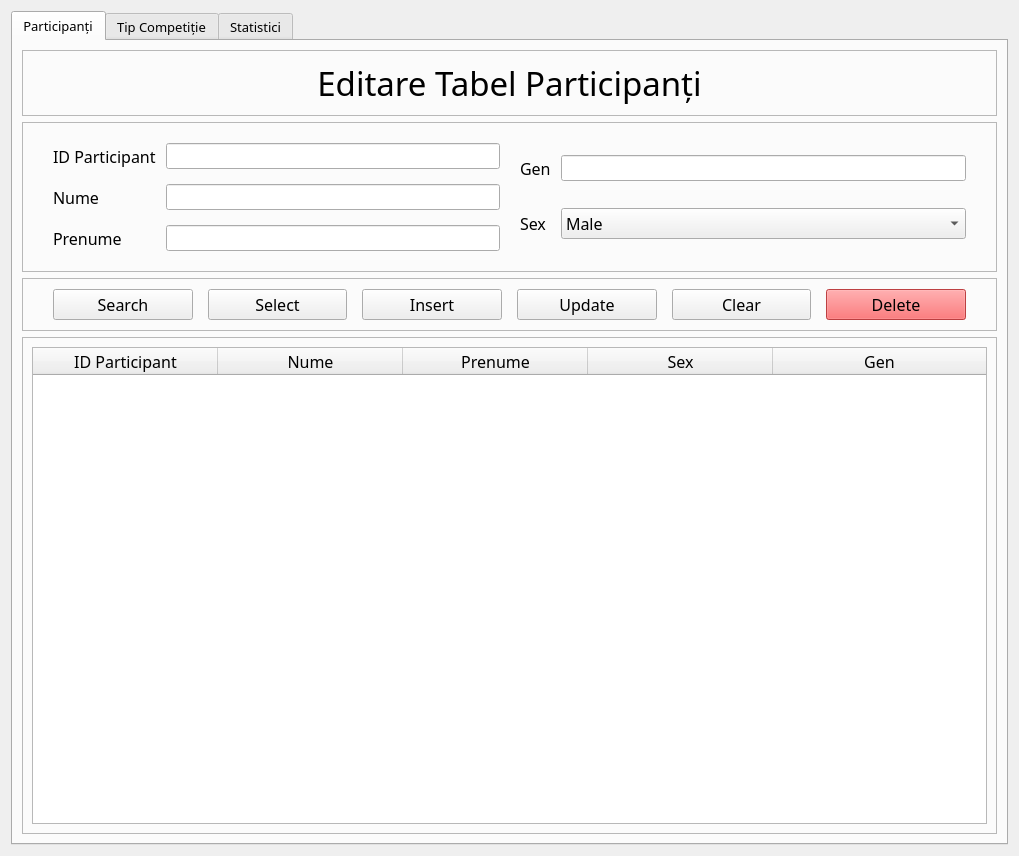
<?xml version="1.0" encoding="UTF-8"?>
<ui version="4.0">
 <class>Form</class>
 <widget class="QWidget" name="Form">
  <property name="geometry">
   <rect>
    <x>0</x>
    <y>0</y>
    <width>1019</width>
    <height>856</height>
   </rect>
  </property>
  <property name="windowTitle">
   <string>Form</string>
  </property>
  <layout class="QHBoxLayout" name="horizontalLayout_7">
   <item>
    <widget class="QTabWidget" name="tabWidget">
     <property name="font">
      <font>
       <family>Poppins</family>
       <pointsize>10</pointsize>
      </font>
     </property>
     <property name="styleSheet">
      <string notr="true"/>
     </property>
     <property name="tabPosition">
      <enum>QTabWidget::North</enum>
     </property>
     <property name="tabShape">
      <enum>QTabWidget::Rounded</enum>
     </property>
     <property name="currentIndex">
      <number>0</number>
     </property>
     <widget class="QWidget" name="tabParticipanti">
      <property name="styleSheet">
       <string notr="true">#frameInfo {
	
	background-color: #fff;
	border: none;
	border-radius: 5px;
}

#frameInfo QLabel,
#frameInfo QLineEdit,
#frameInfo QComboBox,
#frameButtons QPushButton,
QHeaderVier::section
{
	font-family: Poppins;
	font-size: 15px;

}</string>
      </property>
      <attribute name="title">
       <string>Participanți</string>
      </attribute>
      <layout class="QVBoxLayout" name="verticalLayout_2">
       <item>
        <widget class="QFrame" name="frameTitluPart">
         <property name="frameShape">
          <enum>QFrame::StyledPanel</enum>
         </property>
         <property name="frameShadow">
          <enum>QFrame::Raised</enum>
         </property>
         <layout class="QHBoxLayout" name="horizontalLayout">
          <item>
           <widget class="QLabel" name="labelParticipanti">
            <property name="font">
             <font>
              <family>Poppins</family>
              <pointsize>25</pointsize>
             </font>
            </property>
            <property name="text">
             <string>Editare Tabel Participanți</string>
            </property>
            <property name="alignment">
             <set>Qt::AlignCenter</set>
            </property>
           </widget>
          </item>
         </layout>
        </widget>
       </item>
       <item>
        <widget class="QFrame" name="frameInfoPart">
         <property name="frameShape">
          <enum>QFrame::StyledPanel</enum>
         </property>
         <property name="frameShadow">
          <enum>QFrame::Raised</enum>
         </property>
         <layout class="QGridLayout" name="gridLayout_4">
          <property name="leftMargin">
           <number>30</number>
          </property>
          <property name="topMargin">
           <number>20</number>
          </property>
          <property name="rightMargin">
           <number>30</number>
          </property>
          <property name="bottomMargin">
           <number>20</number>
          </property>
          <property name="horizontalSpacing">
           <number>20</number>
          </property>
          <property name="verticalSpacing">
           <number>10</number>
          </property>
          <item row="0" column="0">
           <layout class="QGridLayout" name="gridLayoutInfoPart">
            <property name="horizontalSpacing">
             <number>10</number>
            </property>
            <property name="verticalSpacing">
             <number>15</number>
            </property>
            <item row="1" column="1">
             <widget class="QLineEdit" name="lineEditIdPart">
              <property name="font">
               <font>
                <family>Poppins</family>
                <pointsize>10</pointsize>
               </font>
              </property>
             </widget>
            </item>
            <item row="2" column="0">
             <widget class="QLabel" name="labelNumePart">
              <property name="font">
               <font>
                <family>Poppins</family>
                <pointsize>12</pointsize>
               </font>
              </property>
              <property name="text">
               <string>Nume</string>
              </property>
             </widget>
            </item>
            <item row="2" column="1">
             <widget class="QLineEdit" name="lineEditNumePart">
              <property name="font">
               <font>
                <family>Poppins</family>
                <pointsize>10</pointsize>
               </font>
              </property>
             </widget>
            </item>
            <item row="3" column="1">
             <widget class="QLineEdit" name="lineEditPrenumePart">
              <property name="font">
               <font>
                <family>Poppins</family>
                <pointsize>10</pointsize>
               </font>
              </property>
             </widget>
            </item>
            <item row="3" column="0">
             <widget class="QLabel" name="labelPrenumePart">
              <property name="font">
               <font>
                <family>Poppins</family>
                <pointsize>12</pointsize>
               </font>
              </property>
              <property name="text">
               <string>Prenume</string>
              </property>
             </widget>
            </item>
            <item row="1" column="0">
             <widget class="QLabel" name="labelIdPart">
              <property name="font">
               <font>
                <family>Poppins</family>
                <pointsize>12</pointsize>
               </font>
              </property>
              <property name="text">
               <string>ID Participant</string>
              </property>
             </widget>
            </item>
           </layout>
          </item>
          <item row="0" column="1">
           <layout class="QGridLayout" name="gridLayoutInfoPart_2">
            <property name="horizontalSpacing">
             <number>10</number>
            </property>
            <property name="verticalSpacing">
             <number>15</number>
            </property>
            <item row="0" column="0">
             <widget class="QLabel" name="labelGenderPart">
              <property name="font">
               <font>
                <family>Poppins</family>
                <pointsize>12</pointsize>
               </font>
              </property>
              <property name="text">
               <string>Gen</string>
              </property>
             </widget>
            </item>
            <item row="0" column="1">
             <widget class="QLineEdit" name="lineEditGenPart">
              <property name="font">
               <font>
                <family>Poppins</family>
                <pointsize>10</pointsize>
               </font>
              </property>
             </widget>
            </item>
            <item row="1" column="0">
             <widget class="QLabel" name="labelSexPart">
              <property name="font">
               <font>
                <family>Poppins</family>
                <pointsize>12</pointsize>
               </font>
              </property>
              <property name="text">
               <string>Sex</string>
              </property>
             </widget>
            </item>
            <item row="1" column="1">
             <widget class="QComboBox" name="sexComboBoxPart">
              <property name="font">
               <font>
                <family>Poppins</family>
                <pointsize>12</pointsize>
               </font>
              </property>
              <property name="currentText">
               <string>Male</string>
              </property>
              <item>
               <property name="text">
                <string>Male</string>
               </property>
              </item>
              <item>
               <property name="text">
                <string>Female</string>
               </property>
              </item>
              <item>
               <property name="text">
                <string>NonBinary</string>
               </property>
              </item>
             </widget>
            </item>
           </layout>
          </item>
         </layout>
        </widget>
       </item>
       <item>
        <widget class="QFrame" name="frameButtonsPart">
         <property name="frameShape">
          <enum>QFrame::StyledPanel</enum>
         </property>
         <property name="frameShadow">
          <enum>QFrame::Raised</enum>
         </property>
         <layout class="QHBoxLayout" name="horizontalLayout_3">
          <property name="spacing">
           <number>15</number>
          </property>
          <property name="leftMargin">
           <number>30</number>
          </property>
          <property name="topMargin">
           <number>10</number>
          </property>
          <property name="rightMargin">
           <number>30</number>
          </property>
          <property name="bottomMargin">
           <number>10</number>
          </property>
          <item>
           <widget class="QPushButton" name="searchButtonPart">
            <property name="font">
             <font>
              <family>Poppins</family>
              <pointsize>12</pointsize>
             </font>
            </property>
            <property name="text">
             <string>Search</string>
            </property>
            <property name="iconSize">
             <size>
              <width>20</width>
              <height>20</height>
             </size>
            </property>
           </widget>
          </item>
          <item>
           <widget class="QPushButton" name="selectButtonPart">
            <property name="font">
             <font>
              <family>Poppins</family>
              <pointsize>12</pointsize>
             </font>
            </property>
            <property name="text">
             <string>Select</string>
            </property>
            <property name="iconSize">
             <size>
              <width>20</width>
              <height>20</height>
             </size>
            </property>
           </widget>
          </item>
          <item>
           <widget class="QPushButton" name="insertButtonPart">
            <property name="font">
             <font>
              <family>Poppins</family>
              <pointsize>12</pointsize>
             </font>
            </property>
            <property name="text">
             <string>Insert</string>
            </property>
            <property name="iconSize">
             <size>
              <width>20</width>
              <height>20</height>
             </size>
            </property>
           </widget>
          </item>
          <item>
           <widget class="QPushButton" name="updateButtonPart">
            <property name="font">
             <font>
              <family>Poppins</family>
              <pointsize>12</pointsize>
             </font>
            </property>
            <property name="text">
             <string>Update</string>
            </property>
            <property name="iconSize">
             <size>
              <width>20</width>
              <height>20</height>
             </size>
            </property>
           </widget>
          </item>
          <item>
           <widget class="QPushButton" name="clearButtonPart">
            <property name="font">
             <font>
              <family>Poppins</family>
              <pointsize>12</pointsize>
             </font>
            </property>
            <property name="text">
             <string>Clear</string>
            </property>
            <property name="iconSize">
             <size>
              <width>20</width>
              <height>20</height>
             </size>
            </property>
           </widget>
          </item>
          <item>
           <widget class="QPushButton" name="deleteButtonPart">
            <property name="font">
             <font>
              <family>Poppins</family>
              <pointsize>12</pointsize>
             </font>
            </property>
            <property name="styleSheet">
             <string notr="true">background-color: rgba(255, 69, 72, 230);</string>
            </property>
            <property name="text">
             <string>Delete</string>
            </property>
            <property name="iconSize">
             <size>
              <width>20</width>
              <height>20</height>
             </size>
            </property>
           </widget>
          </item>
         </layout>
        </widget>
       </item>
       <item>
        <widget class="QFrame" name="frameTablePart">
         <property name="frameShape">
          <enum>QFrame::StyledPanel</enum>
         </property>
         <property name="frameShadow">
          <enum>QFrame::Raised</enum>
         </property>
         <layout class="QHBoxLayout" name="horizontalLayout_4">
          <item>
           <widget class="QTableWidget" name="tableParticipanti">
            <property name="font">
             <font>
              <family>Poppins</family>
              <pointsize>10</pointsize>
             </font>
            </property>
            <property name="focusPolicy">
             <enum>Qt::NoFocus</enum>
            </property>
            <property name="styleSheet">
             <string notr="true">
background-repeat: no-repeat;
background-position: bottom right;;</string>
            </property>
            <property name="editTriggers">
             <set>QAbstractItemView::NoEditTriggers</set>
            </property>
            <property name="showGrid">
             <bool>true</bool>
            </property>
            <attribute name="horizontalHeaderDefaultSectionSize">
             <number>185</number>
            </attribute>
            <attribute name="horizontalHeaderMinimumSectionSize">
             <number>50</number>
            </attribute>
            <attribute name="horizontalHeaderStretchLastSection">
             <bool>true</bool>
            </attribute>
            <attribute name="verticalHeaderVisible">
             <bool>false</bool>
            </attribute>
            <attribute name="verticalHeaderStretchLastSection">
             <bool>false</bool>
            </attribute>
            <column>
             <property name="text">
              <string>ID Participant</string>
             </property>
             <property name="font">
              <font>
               <family>Poppins</family>
               <pointsize>12</pointsize>
              </font>
             </property>
             <property name="textAlignment">
              <set>AlignCenter</set>
             </property>
            </column>
            <column>
             <property name="text">
              <string>Nume</string>
             </property>
             <property name="font">
              <font>
               <family>Poppins</family>
               <pointsize>12</pointsize>
              </font>
             </property>
             <property name="textAlignment">
              <set>AlignCenter</set>
             </property>
            </column>
            <column>
             <property name="text">
              <string>Prenume</string>
             </property>
             <property name="font">
              <font>
               <family>Poppins</family>
               <pointsize>12</pointsize>
              </font>
             </property>
             <property name="textAlignment">
              <set>AlignCenter</set>
             </property>
            </column>
            <column>
             <property name="text">
              <string>Sex</string>
             </property>
             <property name="font">
              <font>
               <family>Poppins</family>
               <pointsize>12</pointsize>
              </font>
             </property>
             <property name="textAlignment">
              <set>AlignCenter</set>
             </property>
            </column>
            <column>
             <property name="text">
              <string>Gen</string>
             </property>
             <property name="font">
              <font>
               <family>Poppins</family>
               <pointsize>12</pointsize>
              </font>
             </property>
             <property name="textAlignment">
              <set>AlignCenter</set>
             </property>
            </column>
           </widget>
          </item>
         </layout>
        </widget>
       </item>
      </layout>
     </widget>
     <widget class="QWidget" name="tabTipCompetitie">
      <property name="styleSheet">
       <string notr="true">#frameInfo2 {
	
	background-color: #fff;
	border: none;
	border-radius: 5px;
}

#frameInfo2 QLabel,
#frameInfo2 QLineEdit,
#frameInfo2 QComboBox,
#frameButtons2 QPushButton,
QHeaderVier::section
{
	font-family: Poppins;
	font-size: 15px;

}</string>
      </property>
      <attribute name="title">
       <string>Tip Competiție</string>
      </attribute>
      <layout class="QVBoxLayout" name="verticalLayout_3">
       <item>
        <widget class="QFrame" name="frameTitluTComp">
         <property name="frameShape">
          <enum>QFrame::StyledPanel</enum>
         </property>
         <property name="frameShadow">
          <enum>QFrame::Raised</enum>
         </property>
         <layout class="QHBoxLayout" name="horizontalLayout_10">
          <item>
           <widget class="QLabel" name="labelTComp">
            <property name="font">
             <font>
              <family>Poppins</family>
              <pointsize>25</pointsize>
             </font>
            </property>
            <property name="text">
             <string>Editare Tabel Tip Competiție</string>
            </property>
            <property name="alignment">
             <set>Qt::AlignCenter</set>
            </property>
           </widget>
          </item>
         </layout>
        </widget>
       </item>
       <item>
        <widget class="QFrame" name="frameInfoTComp">
         <property name="frameShape">
          <enum>QFrame::StyledPanel</enum>
         </property>
         <property name="frameShadow">
          <enum>QFrame::Raised</enum>
         </property>
         <layout class="QGridLayout" name="gridLayout_7">
          <property name="leftMargin">
           <number>30</number>
          </property>
          <property name="topMargin">
           <number>20</number>
          </property>
          <property name="rightMargin">
           <number>30</number>
          </property>
          <property name="bottomMargin">
           <number>20</number>
          </property>
          <property name="horizontalSpacing">
           <number>20</number>
          </property>
          <property name="verticalSpacing">
           <number>10</number>
          </property>
          <item row="0" column="0">
           <layout class="QGridLayout" name="gridLayoutTComp">
            <property name="horizontalSpacing">
             <number>10</number>
            </property>
            <property name="verticalSpacing">
             <number>15</number>
            </property>
            <item row="2" column="0">
             <widget class="QLabel" name="labelNumeTComp">
              <property name="font">
               <font>
                <family>Poppins</family>
                <pointsize>12</pointsize>
               </font>
              </property>
              <property name="text">
               <string>Nume Sport</string>
              </property>
             </widget>
            </item>
            <item row="1" column="1">
             <widget class="QLineEdit" name="lineEditIdTComp">
              <property name="font">
               <font>
                <family>Poppins</family>
                <pointsize>10</pointsize>
               </font>
              </property>
             </widget>
            </item>
            <item row="1" column="0">
             <widget class="QLabel" name="labelIdTComp">
              <property name="font">
               <font>
                <family>Poppins</family>
                <pointsize>12</pointsize>
               </font>
              </property>
              <property name="text">
               <string>Id Tip Competitie</string>
              </property>
             </widget>
            </item>
            <item row="3" column="1">
             <widget class="QLineEdit" name="lineEditGrupaTComp">
              <property name="font">
               <font>
                <family>Poppins</family>
                <pointsize>10</pointsize>
               </font>
              </property>
             </widget>
            </item>
            <item row="3" column="0">
             <widget class="QLabel" name="labelGrupaTComp">
              <property name="font">
               <font>
                <family>Poppins</family>
                <pointsize>12</pointsize>
               </font>
              </property>
              <property name="text">
               <string>Grupă Vârstă</string>
              </property>
             </widget>
            </item>
            <item row="2" column="1">
             <widget class="QLineEdit" name="lineEditNumeTComp">
              <property name="font">
               <font>
                <family>Poppins</family>
                <pointsize>10</pointsize>
               </font>
              </property>
             </widget>
            </item>
           </layout>
          </item>
         </layout>
        </widget>
       </item>
       <item>
        <widget class="QFrame" name="frameButtonsTComp">
         <property name="frameShape">
          <enum>QFrame::StyledPanel</enum>
         </property>
         <property name="frameShadow">
          <enum>QFrame::Raised</enum>
         </property>
         <layout class="QHBoxLayout" name="horizontalLayout_6">
          <property name="spacing">
           <number>15</number>
          </property>
          <property name="leftMargin">
           <number>30</number>
          </property>
          <property name="topMargin">
           <number>10</number>
          </property>
          <property name="rightMargin">
           <number>30</number>
          </property>
          <property name="bottomMargin">
           <number>10</number>
          </property>
          <item>
           <widget class="QPushButton" name="searchButtonTComp">
            <property name="font">
             <font>
              <family>Poppins</family>
              <pointsize>12</pointsize>
             </font>
            </property>
            <property name="text">
             <string>Search</string>
            </property>
            <property name="iconSize">
             <size>
              <width>20</width>
              <height>20</height>
             </size>
            </property>
           </widget>
          </item>
          <item>
           <widget class="QPushButton" name="selectButtonTComp">
            <property name="font">
             <font>
              <family>Poppins</family>
              <pointsize>12</pointsize>
             </font>
            </property>
            <property name="text">
             <string>Select</string>
            </property>
            <property name="iconSize">
             <size>
              <width>20</width>
              <height>20</height>
             </size>
            </property>
           </widget>
          </item>
          <item>
           <widget class="QPushButton" name="insertButtonTComp">
            <property name="font">
             <font>
              <family>Poppins</family>
              <pointsize>12</pointsize>
             </font>
            </property>
            <property name="text">
             <string>Insert</string>
            </property>
            <property name="iconSize">
             <size>
              <width>20</width>
              <height>20</height>
             </size>
            </property>
           </widget>
          </item>
          <item>
           <widget class="QPushButton" name="updateButtonTComp">
            <property name="font">
             <font>
              <family>Poppins</family>
              <pointsize>12</pointsize>
             </font>
            </property>
            <property name="text">
             <string>Update</string>
            </property>
            <property name="iconSize">
             <size>
              <width>20</width>
              <height>20</height>
             </size>
            </property>
           </widget>
          </item>
          <item>
           <widget class="QPushButton" name="clearButtonTComp">
            <property name="font">
             <font>
              <family>Poppins</family>
              <pointsize>12</pointsize>
             </font>
            </property>
            <property name="text">
             <string>Clear</string>
            </property>
            <property name="iconSize">
             <size>
              <width>20</width>
              <height>20</height>
             </size>
            </property>
           </widget>
          </item>
          <item>
           <widget class="QPushButton" name="deleteButtonTComp">
            <property name="font">
             <font>
              <family>Poppins</family>
              <pointsize>12</pointsize>
             </font>
            </property>
            <property name="styleSheet">
             <string notr="true">background-color: rgba(255, 69, 72, 230);</string>
            </property>
            <property name="text">
             <string>Delete</string>
            </property>
            <property name="iconSize">
             <size>
              <width>20</width>
              <height>20</height>
             </size>
            </property>
           </widget>
          </item>
         </layout>
        </widget>
       </item>
       <item>
        <widget class="QFrame" name="frameTableTComp">
         <property name="frameShape">
          <enum>QFrame::StyledPanel</enum>
         </property>
         <property name="frameShadow">
          <enum>QFrame::Raised</enum>
         </property>
         <layout class="QHBoxLayout" name="horizontalLayout_9">
          <item>
           <widget class="QTableWidget" name="tableTComp">
            <property name="font">
             <font>
              <family>Poppins</family>
              <pointsize>10</pointsize>
             </font>
            </property>
            <property name="focusPolicy">
             <enum>Qt::NoFocus</enum>
            </property>
            <property name="styleSheet">
             <string notr="true">background-repeat: no-repeat;
background-position: bottom right;</string>
            </property>
            <property name="editTriggers">
             <set>QAbstractItemView::NoEditTriggers</set>
            </property>
            <property name="showGrid">
             <bool>false</bool>
            </property>
            <attribute name="horizontalHeaderDefaultSectionSize">
             <number>245</number>
            </attribute>
            <attribute name="horizontalHeaderMinimumSectionSize">
             <number>50</number>
            </attribute>
            <attribute name="horizontalHeaderStretchLastSection">
             <bool>true</bool>
            </attribute>
            <attribute name="verticalHeaderVisible">
             <bool>false</bool>
            </attribute>
            <column>
             <property name="text">
              <string>ID Tip Competiție</string>
             </property>
             <property name="font">
              <font>
               <family>Poppins</family>
               <pointsize>12</pointsize>
              </font>
             </property>
             <property name="textAlignment">
              <set>AlignCenter</set>
             </property>
            </column>
            <column>
             <property name="text">
              <string>Nume Sport</string>
             </property>
             <property name="font">
              <font>
               <family>Poppins</family>
               <pointsize>12</pointsize>
              </font>
             </property>
             <property name="textAlignment">
              <set>AlignCenter</set>
             </property>
            </column>
            <column>
             <property name="text">
              <string>Grupă Vârstă</string>
             </property>
             <property name="font">
              <font>
               <family>Poppins</family>
               <pointsize>12</pointsize>
              </font>
             </property>
             <property name="textAlignment">
              <set>AlignCenter</set>
             </property>
            </column>
           </widget>
          </item>
         </layout>
        </widget>
       </item>
      </layout>
     </widget>
     <widget class="QWidget" name="tabStatistici">
      <attribute name="title">
       <string>Statistici</string>
      </attribute>
      <layout class="QVBoxLayout" name="verticalLayout_4">
       <item>
        <widget class="QFrame" name="frameTitluStats">
         <property name="frameShape">
          <enum>QFrame::StyledPanel</enum>
         </property>
         <property name="frameShadow">
          <enum>QFrame::Raised</enum>
         </property>
         <layout class="QHBoxLayout" name="horizontalLayout_2">
          <item>
           <widget class="QLabel" name="labelStats">
            <property name="font">
             <font>
              <family>Poppins</family>
              <pointsize>25</pointsize>
             </font>
            </property>
            <property name="text">
             <string>Statistici</string>
            </property>
            <property name="alignment">
             <set>Qt::AlignCenter</set>
            </property>
           </widget>
          </item>
         </layout>
        </widget>
       </item>
       <item>
        <widget class="QFrame" name="frameInfoButtons">
         <property name="frameShape">
          <enum>QFrame::StyledPanel</enum>
         </property>
         <property name="frameShadow">
          <enum>QFrame::Raised</enum>
         </property>
         <layout class="QHBoxLayout" name="horizontalLayout_5">
          <item>
           <widget class="QComboBox" name="comboBoxStats">
            <property name="font">
             <font>
              <family>Poppins</family>
              <pointsize>12</pointsize>
             </font>
            </property>
            <property name="currentIndex">
             <number>0</number>
            </property>
            <item>
             <property name="text">
              <string>1 - Toți participanții de la o anumită echipă</string>
             </property>
            </item>
            <item>
             <property name="text">
              <string>2 - Toți participanții de la o anumită competiție</string>
             </property>
            </item>
            <item>
             <property name="text">
              <string>3 - Toate echipele de la o anumită competiție</string>
             </property>
            </item>
            <item>
             <property name="text">
              <string>4 - Toți sponsorii de la o anumită competiție</string>
             </property>
            </item>
            <item>
             <property name="text">
              <string>5 - Toți căpitanii de la o anumită competiție</string>
             </property>
            </item>
            <item>
             <property name="text">
              <string>6 - Toate competițiile sponsorizate de un anumit sponsor</string>
             </property>
            </item>
            <item>
             <property name="text">
              <string>7 - Toate competițiile + întregul lor buget</string>
             </property>
            </item>
            <item>
             <property name="text">
              <string>8 - Echipa cea mai numeroasă de la o anumită competiție</string>
             </property>
            </item>
            <item>
             <property name="text">
              <string>9 - Competiția cu cele mai multe echipe participante</string>
             </property>
            </item>
            <item>
             <property name="text">
              <string>10 - Echipa care se regăsește la cele mai multe competiții</string>
             </property>
            </item>
           </widget>
          </item>
          <item>
           <widget class="QLineEdit" name="lineEditStats">
            <property name="font">
             <font>
              <family>Poppins</family>
              <pointsize>12</pointsize>
             </font>
            </property>
           </widget>
          </item>
          <item>
           <widget class="QPushButton" name="pushButtonStats">
            <property name="font">
             <font>
              <family>Poppins</family>
              <pointsize>12</pointsize>
             </font>
            </property>
            <property name="text">
             <string>Search</string>
            </property>
            <property name="autoDefault">
             <bool>true</bool>
            </property>
           </widget>
          </item>
         </layout>
        </widget>
       </item>
       <item>
        <widget class="QFrame" name="frameInfo">
         <property name="frameShape">
          <enum>QFrame::StyledPanel</enum>
         </property>
         <property name="frameShadow">
          <enum>QFrame::Raised</enum>
         </property>
         <layout class="QGridLayout" name="gridLayout">
          <item row="0" column="0">
           <widget class="QTableView" name="tableViewStats">
            <property name="font">
             <font>
              <family>Poppins</family>
              <pointsize>12</pointsize>
             </font>
            </property>
            <property name="styleSheet">
             <string notr="true">
background-repeat: no-repeat;
background-position: bottom right;</string>
            </property>
            <property name="editTriggers">
             <set>QAbstractItemView::NoEditTriggers</set>
            </property>
            <property name="showGrid">
             <bool>true</bool>
            </property>
            <property name="cornerButtonEnabled">
             <bool>false</bool>
            </property>
            <attribute name="horizontalHeaderDefaultSectionSize">
             <number>200</number>
            </attribute>
            <attribute name="horizontalHeaderMinimumSectionSize">
             <number>100</number>
            </attribute>
            <attribute name="horizontalHeaderStretchLastSection">
             <bool>true</bool>
            </attribute>
           </widget>
          </item>
         </layout>
        </widget>
       </item>
      </layout>
     </widget>
    </widget>
   </item>
  </layout>
 </widget>
 <resources>
  <include location="images.qrc"/>
 </resources>
 <connections/>
</ui>
